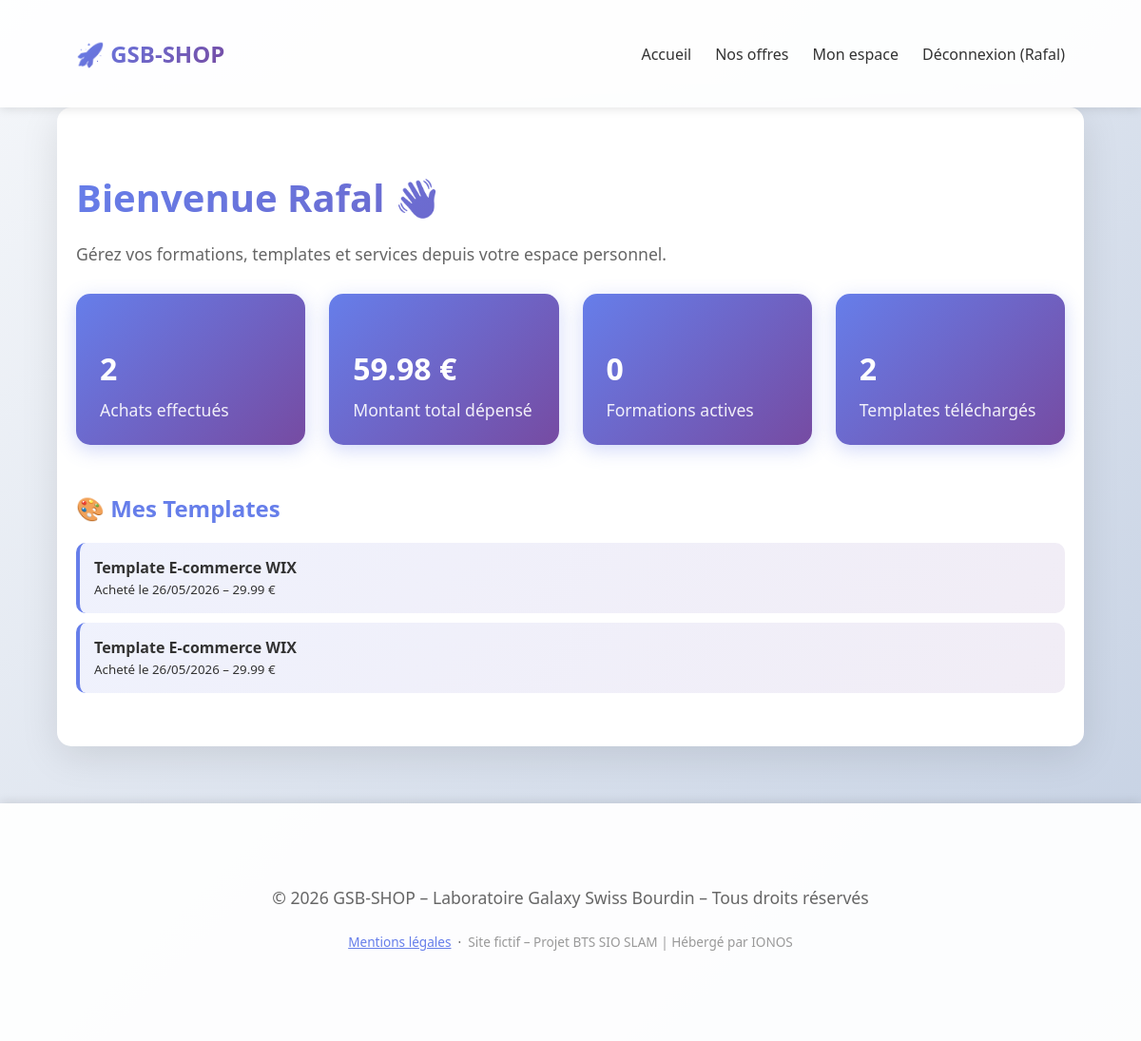
/dashboard.php (signed in), run on the app's committed database.
### tables this page shows
CREATE TABLE `user_profiles` (
  `user_id` int NOT NULL,
  `nb_achats` int DEFAULT '0',
  `total_depense` decimal(10,2) DEFAULT '0.00'
);

CREATE TABLE `purchases` (
  `id` int NOT NULL,
  `user_id` int NOT NULL,
  `product_id` int NOT NULL,
  `purchase_date` timestamp NULL DEFAULT CURRENT_TIMESTAMP,
  `amount` decimal(10,2) NOT NULL
);

CREATE TABLE `products` (
  `id` int NOT NULL,
  `name` varchar(200) NOT NULL,
  `description` text,
  `price` decimal(10,2) NOT NULL,
  `old_price` decimal(10,2) DEFAULT NULL,
  `type` enum('formation','template','service') NOT NULL,
  `created_at` timestamp NULL DEFAULT CURRENT_TIMESTAMP
);

### session.php (called while the page is built, shortened)
<?php
function isLoggedIn(): bool {
    return isset($_SESSION['user_id']);
}
function getUserName(): string {
    return $_SESSION['user_name'] ?? 'Invité';
}

### dashboard.php (the view, shortened to what this page needs)
<?php
require_once __DIR__ . '/config/session.php';
$db   = new Database();
$conn = $db->getConnection();
$stmt = $conn->prepare("CALL sp_stats_utilisateur(?)");
$stmt->execute([getUserId()]);
$stats = $stmt->fetch(PDO::FETCH_ASSOC);
$stmt = $conn->prepare("
    SELECT pr.id, pr.name, pr.type, p.purchase_date, p.amount
    FROM purchases p
    JOIN products pr ON p.product_id = pr.id
    WHERE p.user_id = ?
    ORDER BY p.purchase_date DESC
");
$stmt->execute([getUserId()]);
$purchases = $stmt->fetchAll(PDO::FETCH_ASSOC);
$parType = ['formation' => [], 'template' => [], 'service' => []];
foreach ($purchases as $purchase) {
    $type = $purchase['type'] ?? 'template';
    if (isset($parType[$type])) {
        $parType[$type][] = $purchase;
    }
}
require_once __DIR__ . '/templates/header.php';
?>
<main class="container">
    <h1>Bienvenue <?= htmlspecialchars(getUserName()) ?> 👋</h1>
    <p>Gérez vos formations, templates et services depuis votre espace personnel.</p>
    <div class="dashboard-grid">
        <div class="stat-card">
            <h3><?= (int)($stats['total_achats'] ?? 0) ?></h3>
            <p>Achats effectués</p>
        </div>
        <div class="stat-card">
            <h3><?= number_format((float)($stats['total_depense'] ?? 0), 2) ?> €</h3>
            <p>Montant total dépensé</p>
        </div>
        <div class="stat-card">
            <h3><?= (int)($stats['nb_formations'] ?? 0) ?></h3>
            <p>Formations actives</p>
        </div>
        <div class="stat-card">
            <h3><?= (int)($stats['nb_templates'] ?? 0) ?></h3>
            <p>Templates téléchargés</p>
        </div>
    </div>
    <?php if (empty($purchases)): ?>
        <div style="text-align:center; margin-top:60px;">
            <p style="font-size:1.2em; color:#666;">Vous n'avez pas encore effectué d'achat.</p>
            <a class="btn" href="/checkout.php" style="margin-top:20px; display:inline-block;">Découvrir nos offres</a>
        </div>
    <?php else: ?>
        <?php if (!empty($parType['template'])): ?>
            <h2 style="margin-top:50px; color:#667eea;">🎨 Mes Templates</h2>
            <ul>
                <?php foreach ($parType['template'] as $item): ?>
                    <li>
                        <strong><?= htmlspecialchars($item['name']) ?></strong><br>
                        <small>Acheté le <?= date('d/m/Y', strtotime($item['purchase_date'])) ?>
                            – <?= number_format((float)$item['amount'], 2) ?> €</small>
                    </li>
                <?php endforeach; ?>
            </ul>
        <?php endif; ?>
    <?php endif; ?>
</main>
<?php require_once __DIR__ . '/templates/footer.php'; ?>

### header.php (shortened to what this page needs)
<?php
require_once __DIR__ . '/../config/session.php';
?>
<!DOCTYPE html>
<html lang="fr">
<head>
    <link rel="stylesheet" href="/style/style.css">
</head>
<body>
<header>
    <nav class="container">
        <div class="logo">🚀 GSB-SHOP</div>
        <div class="nav-links">
            <a href="/index.php">Accueil</a>
            <a href="/checkout.php">Nos offres</a>
            <?php if (isLoggedIn()): ?>
                <a href="/dashboard.php">Mon espace</a>
                <a href="/logout.php">Déconnexion (<?= htmlspecialchars(getUserName()) ?>)</a>
            <?php else: ?>
                <a href="/login.php">Connexion</a>
                <a href="/register.php">Inscription</a>
            <?php endif; ?>
        </div>
    </nav>
</header>

### footer.php
<footer>
    <div class="container">
        <p>&copy; <?= date('Y') ?> GSB-SHOP – Laboratoire Galaxy Swiss Bourdin – Tous droits réservés</p>
        <p style="margin-top:10px; font-size:.85em;">
            <a href="/mentions-legales.php" style="color:#667eea; text-decoration:underline;">Mentions légales</a>
            &nbsp;·&nbsp;
            <span style="color:#999;">Site fictif – Projet BTS SIO SLAM | Hébergé par IONOS</span>
        </p>
    </div>
</footer>
</body>
</html>

### style.css (style rules this page uses)
* { box-sizing: border-box; }
body { margin: 0; font-family: 'Segoe UI', sans-serif; background: linear-gradient(135deg, #f5f7fa 0%, #c3cfe2 100%); min-height: 100vh; color: #333; }
.container { width: 90%; max-width: 1100px; margin: 0 auto; padding: 40px 20px; }
header { background-color: rgba(255,255,255,.95); box-shadow: 0 2px 10px rgba(0,0,0,.1); position: sticky; top: 0; z-index: 1000; }
header nav { display: flex; justify-content: space-between; align-items: center; padding: 15px 0; }
header .logo { font-size: 24px; font-weight: bold; background: linear-gradient(135deg, #667eea 0%, #764ba2 100%); -webkit-background-clip: text; -webkit-text-fill-color: transparent; background-clip: text; }
header .nav-links { display: flex; gap: 25px; }
header nav a { color: #333; text-decoration: none; font-weight: 500; transition: color .3s; position: relative; }
header nav a::after { content: ''; position: absolute; bottom: -5px; left: 0; width: 0; height: 2px; background: linear-gradient(135deg, #667eea, #764ba2); transition: width .3s; }
main { background: white; border-radius: 15px; box-shadow: 0 10px 40px rgba(0,0,0,.1); padding: 50px; margin: 40px auto; margin-bottom: 40px; }
h1 { font-size: 2.5em; margin-bottom: 20px; background: linear-gradient(135deg, #667eea 0%, #764ba2 100%); -webkit-background-clip: text; -webkit-text-fill-color: transparent; background-clip: text; }
p { font-size: 1.1em; color: #666; margin-bottom: 25px; }
ul { list-style: none; margin-top: 20px; padding: 0; }
ul li { padding: 15px; margin-bottom: 10px; background: linear-gradient(135deg, rgba(102,126,234,.1), rgba(118,75,162,.1)); border-radius: 10px; border-left: 4px solid #667eea; transition: transform .2s; }
footer { background: rgba(255,255,255,.95); color: #666; text-align: center; padding: 30px 0; margin-top: 60px; box-shadow: 0 -2px 10px rgba(0,0,0,.1); }
.dashboard-grid { display: grid; grid-template-columns: repeat(auto-fit, minmax(220px, 1fr)); gap: 25px; margin-top: 30px; }
.stat-card { background: linear-gradient(135deg, #667eea 0%, #764ba2 100%); color: white; padding: 25px; border-radius: 15px; box-shadow: 0 5px 20px rgba(102,126,234,.3); }
.stat-card h3 { font-size: 2em; margin-bottom: 10px; color: white; }
.stat-card p { color: rgba(255,255,255,.9); margin: 0; }

### data on the page
user_profiles: nb_achats "2", total_depense "59.98"
purchases: product.name "Template E-commerce WIX", purchase_date "26/05/2026", amount "29.99"
purchases: product.name "Template E-commerce WIX", purchase_date "26/05/2026", amount "29.99"

### other printed values
getUserName() "Rafal"
$stats['nb_formations'] "0"
$stats['nb_templates'] "2"
